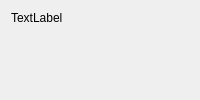
<?xml version="1.0" encoding="UTF-8"?>
<ui version="4.0">
 <class>Form</class>
 <widget class="QWidget" name="Form">
  <property name="geometry">
   <rect>
    <x>0</x>
    <y>0</y>
    <width>111</width>
    <height>0</height>
   </rect>
  </property>
  <property name="minimumSize">
   <size>
    <width>0</width>
    <height>0</height>
   </size>
  </property>
  <property name="maximumSize">
   <size>
    <width>16777215</width>
    <height>16777215</height>
   </size>
  </property>
  <property name="windowTitle">
   <string>Form</string>
  </property>
  <layout class="QFormLayout" name="formLayout_2">
   <item row="0" column="0">
    <widget class="QLabel" name="label">
     <property name="text">
      <string>TextLabel</string>
     </property>
    </widget>
   </item>
  </layout>
 </widget>
 <resources/>
 <connections/>
</ui>
